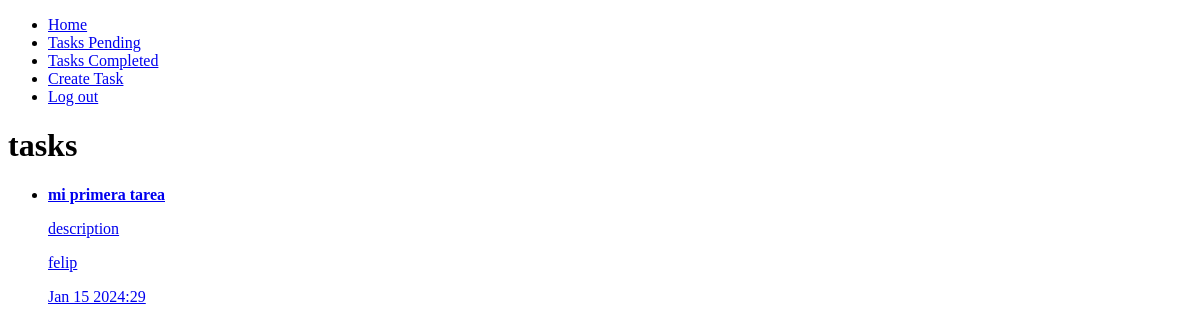
The app's page /tasks_completed/ (signed in), older data.
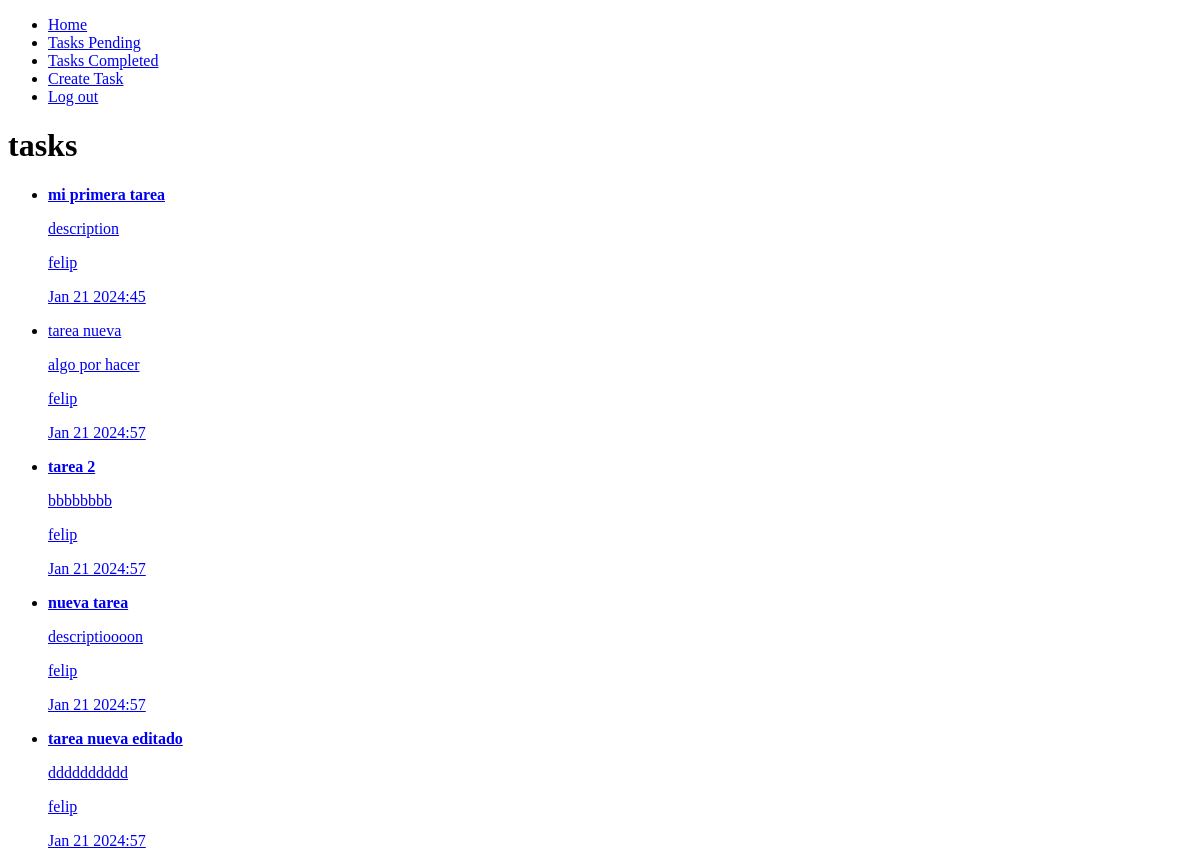
The same page, newer data.
### tasks/models.py (models this page shows, shortened)
class Task(models.Model):
    title = models.CharField(max_length=100)
    description = models.TextField(blank=True)
    created = models.DateTimeField(auto_now_add=True)
    datecompleted = models.DateTimeField(null=True, blank=True)
    important = models.BooleanField(default=False)
    user = models.ForeignKey(User, on_delete=models.CASCADE)

### tasks/views.py (the view)
# urls.py: path('tasks_completed/', views.tasks_completed, name='tasks_completed'),
@login_required
def tasks_completed(request):
    tasks = Task.objects.filter(user=request.user, datecompleted__isnull=False).order_by('-datecompleted')
    return render(request, 'tasks.html', {'tasks':tasks})

### tasks/templates/tasks.html
{% extends 'base.html' %}
{% block content %}
<h1>tasks</h1>
<ul>
    {% for task in tasks %}
<li>
    <a href="{% url 'task_detail' task.id %}">
    {% if task.important %}
    <strong>{{task.title}}</strong>
    {% else %}
        {{task.title}}
    {% endif %}
    <p>{{task.description}}</p>
    <p>{{task.user.username}}</p>
    <p>{{task.datecompleted|date:'M j Y:i'}}</p>
    </a>
</li>
    {% endfor %}
</ul>
{% endblock %}

Row changes from the older to the newer data that the page shows:
changed Task "mi primera tarea": datecompleted "Jan 15 2024:29" → "Jan 21 2024:45"
now on this page (row edited): Task: title "tarea nueva", description "algo por hacer", user.username "felip", datecompleted "Jan 21 2024:57"
now on this page (row edited): Task: title "tarea 2", description "bbbbbbbb", user.username "felip", datecompleted "Jan 21 2024:57"
now on this page (row edited): Task: title "nueva tarea", description "descriptioooon", user.username "felip", datecompleted "Jan 21 2024:57"
now on this page (row edited): Task: title "tarea nueva editado", description "dddddddddd", user.username "felip", datecompleted "Jan 21 2024:57"
